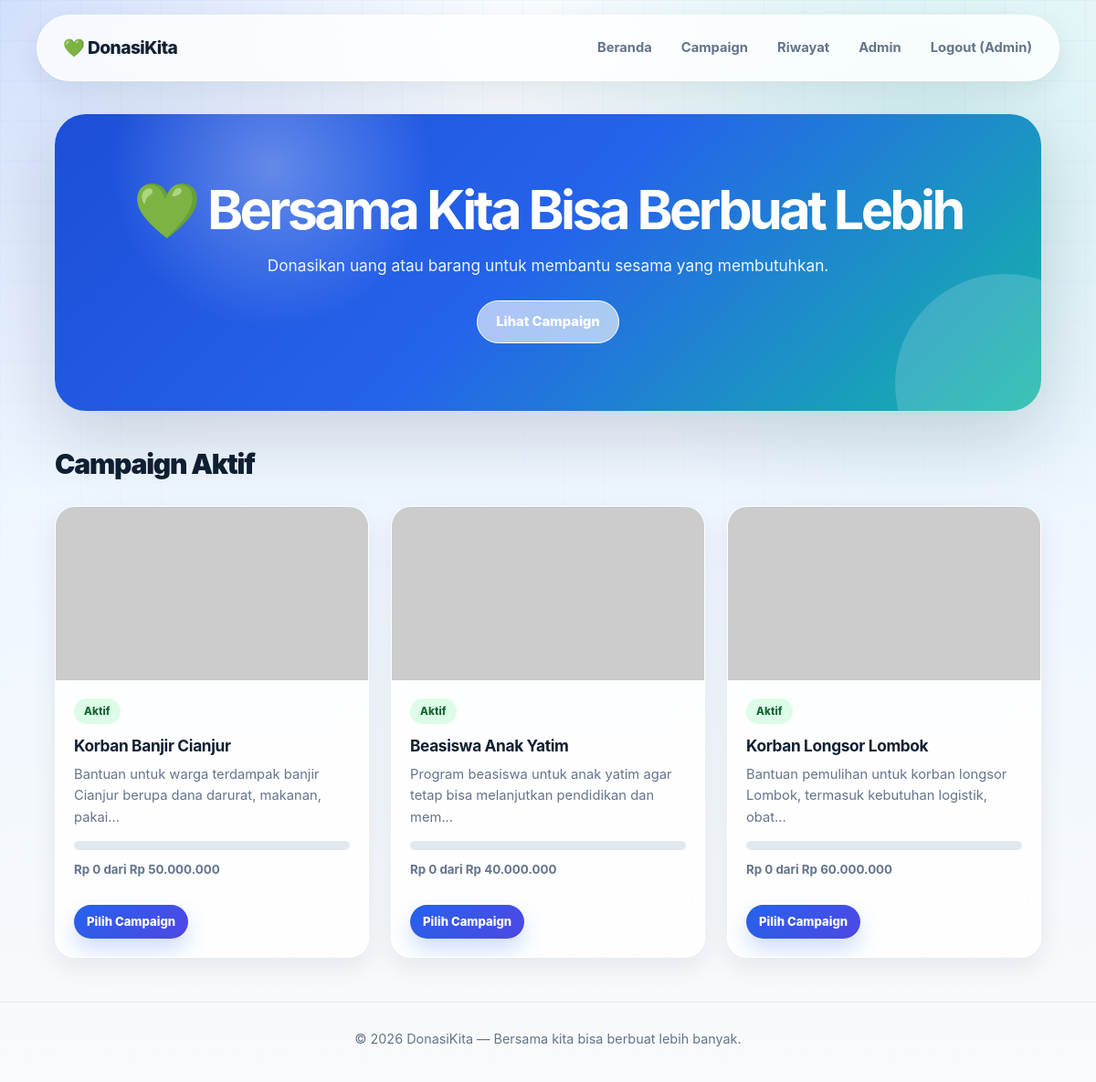
/index.php (signed in), run on the app's committed database.
### tables this page shows
CREATE TABLE campaigns (
    id INT AUTO_INCREMENT PRIMARY KEY,
    title VARCHAR(200) NOT NULL,
    description TEXT,
    image VARCHAR(255),
    target_amount DECIMAL(15,2) DEFAULT 0,
    collected_amount DECIMAL(15,2) DEFAULT 0,
    type ENUM('uang','barang','keduanya') DEFAULT 'keduanya',
    status ENUM('aktif','selesai','ditutup') DEFAULT 'aktif',
    created_at TIMESTAMP DEFAULT CURRENT_TIMESTAMP
);

### index.php (the view, shortened to what this page needs)
<?php
require_once 'config/db.php';
$campaigns = $conn->query("SELECT * FROM campaigns WHERE status='aktif' LIMIT 6");
?>
<!DOCTYPE html>
<html lang="id">
<head>
    <link rel="stylesheet" href="/donasi/assets/style.css">
</head>
<body>
<?php include 'includes/navbar.php'; ?>
<div class="container">
    <div class="hero">
        <h1>💚 Bersama Kita Bisa Berbuat Lebih</h1>
        <p>Donasikan uang atau barang untuk membantu sesama yang membutuhkan.</p>
        <a href="/donasi/campaigns/list.php" class="btn btn-outline" style="border-color:#fff;color:#fff;">Lihat Campaign</a>
    </div>
    <h2 class="section-title">Campaign Aktif</h2>
    <div class="grid-3">
        <?php while ($c = $campaigns->fetch_assoc()):
            $pct = $c['target_amount'] > 0 ? min(100, round($c['collected_amount'] / $c['target_amount'] * 100)) : 0;
        ?>
        <div class="card">
            <img src="/donasi/assets/images/<?= htmlspecialchars($c['image'] ?? 'default.jpg') ?>"
                 onerror="this.src='https://placehold.co/400x180/1a73e8/white?text=Campaign'"
                 alt="<?= htmlspecialchars($c['title']) ?>">
            <div class="card-body">
                <span class="badge badge-<?= $c['status'] ?>"><?= ucfirst($c['status']) ?></span>
                <h3><?= htmlspecialchars($c['title']) ?></h3>
                <p><?= htmlspecialchars(substr($c['description'], 0, 80)) ?>...</p>
                <?php if ($c['target_amount'] > 0): ?>
                <div class="progress-wrap"><div class="progress-bar" style="width:<?= $pct ?>%"></div></div>
                <small>Rp <?= number_format($c['collected_amount'], 0, ',', '.') ?> dari Rp <?= number_format($c['target_amount'], 0, ',', '.') ?></small>
                <?php endif; ?>
                <br><br>
                <a href="/donasi/campaigns/detail.php?id=<?= $c['id'] ?>" class="btn btn-primary btn-sm">Pilih Campaign</a>
            </div>
        </div>
        <?php endwhile; ?>
    </div>
</div>
<?php include 'includes/footer.php'; ?>
</body>
</html>

### assets/style.css (style rules this page uses)
:root { --primary: #2563eb; --primary-dark: #1d4ed8; --primary-soft: #dbeafe; --secondary: #14b8a6; --success: #16a34a; --danger: #ef4444; --warning: #f59e0b; --ink: #102033; --muted: #64748b; --surface: rgba(255, 255, 255, 0.86); --surface-solid: #ffffff; --line: rgba(148, 163, 184, 0.24); --shadow-sm: 0 10px 28px rgba(15, 23, 42, 0.08); --shadow-md: 0 18px 45px rgba(37, 99, 235, 0.13); --shadow-lg: 0 28px 80px rgba(15, 23, 42, 0.16); --radius: 22px; --radius-sm: 14px; --transition: 180ms ease; }
* { box-sizing: border-box; margin: 0; padding: 0; }
html { scroll-behavior: smooth; }
body { min-height: 100vh; font-family: Inter, 'Segoe UI', system-ui, -apple-system, BlinkMacSystemFont, sans-serif; background: radial-gradient(circle at top left, rgba(37, 99, 235, 0.18), transparent 34rem), radial-gradient(circle at 85% 12%, rgba(20, 184, 166, 0.16), transparent 28rem), linear-gradient(180deg, #f8fbff 0%, #eef6ff 46%, #f9fafb 100%); color: var(--ink); line-height: 1.6; }
body::before { content: ''; position: fixed; inset: 0; pointer-events: none; background-image: linear-gradient(rgba(37, 99, 235, 0.035) 1px, transparent 1px), linear-gradient(90deg, rgba(37, 99, 235, 0.035) 1px, transparent 1px); background-size: 44px 44px; -webkit-mask-image: linear-gradient(to bottom, #000, transparent 72%); mask-image: linear-gradient(to bottom, #000, transparent 72%); }
a { color: inherit; }
.container { max-width: 1120px; margin: 36px auto; padding: 0 20px; position: relative; }
.card { position: relative; background: var(--surface); border: 1px solid rgba(255, 255, 255, 0.7); border-radius: var(--radius); box-shadow: var(--shadow-sm); overflow: hidden; transition: transform var(--transition), box-shadow var(--transition), border-color var(--transition); backdrop-filter: blur(14px); }
.card img { width: 100%; height: 190px; object-fit: cover; display: block; transition: transform 420ms ease; }
.card-body { padding: 20px; }
.card-body h3 { font-size: 1.08rem; line-height: 1.35; margin: 12px 0 8px; letter-spacing: -0.02em; }
.card-body p { font-size: 0.92rem; color: var(--muted); margin-bottom: 14px; }
.card-body small { color: var(--muted); font-weight: 700; }
.grid-3 { display: grid; grid-template-columns: repeat(auto-fill, minmax(285px, 1fr)); gap: 24px; }
.progress-wrap { background: #e2e8f0; border-radius: 999px; height: 10px; margin: 12px 0 8px; overflow: hidden; }
.badge { display: inline-flex; align-items: center; gap: 6px; padding: 5px 11px; border-radius: 999px; font-size: 0.72rem; font-weight: 800; letter-spacing: 0.01em; text-transform: capitalize; }
.badge-aktif { background: #dcfce7; color: #166534; }
.btn { display: inline-flex; align-items: center; justify-content: center; gap: 8px; padding: 11px 20px; border-radius: 999px; border: none; cursor: pointer; font-size: 0.92rem; text-decoration: none; font-weight: 800; transition: transform var(--transition), box-shadow var(--transition), background var(--transition), color var(--transition), border-color var(--transition); }
.btn-primary { background: linear-gradient(135deg, var(--primary), #4f46e5); color: #fff; box-shadow: 0 12px 24px rgba(37, 99, 235, 0.22); }
.btn-outline { background: rgba(255, 255, 255, 0.62); border: 1px solid rgba(37, 99, 235, 0.28); color: var(--primary); }
.btn-sm { padding: 8px 14px; font-size: 0.82rem; }
.hero { position: relative; overflow: hidden; background: radial-gradient(circle at 22% 18%, rgba(255, 255, 255, 0.3), transparent 11rem), linear-gradient(135deg, #1d4ed8 0%, #2563eb 48%, #14b8a6 100%); color: #fff; padding: 74px 36px; text-align: center; border-radius: 34px; margin-bottom: 34px; box-shadow: var(--shadow-lg); }
.hero::after { content: ''; position: absolute; width: 240px; height: 240px; right: -80px; bottom: -90px; background: rgba(255, 255, 255, 0.16); border-radius: 50%; }
.hero h1 { position: relative; font-size: clamp(2rem, 5vw, 3.7rem); line-height: 1.05; margin-bottom: 16px; letter-spacing: -0.06em; }
.hero p { position: relative; font-size: 1.08rem; opacity: 0.92; margin: 0 auto 24px; max-width: 650px; }
.hero .btn { position: relative; }
.section-title { font-size: clamp(1.45rem, 2.5vw, 2rem); font-weight: 900; margin-bottom: 22px; color: var(--ink); letter-spacing: -0.04em; }

### data on the page
campaigns: status "Aktif", title "Korban Banjir Cianjur", description "Bantuan untuk warga terdampak banjir Cianjur berupa dana darurat, makanan, pakai", collected_amount "0", target_amount "50.000.000"
campaigns: status "Aktif", title "Beasiswa Anak Yatim", description "Program beasiswa untuk anak yatim agar tetap bisa melanjutkan pendidikan dan mem", collected_amount "0", target_amount "40.000.000"
campaigns: status "Aktif", title "Korban Longsor Lombok", description "Bantuan pemulihan untuk korban longsor Lombok, termasuk kebutuhan logistik, obat", collected_amount "0", target_amount "60.000.000"

### other printed values
$_SESSION['name'] "Admin"
